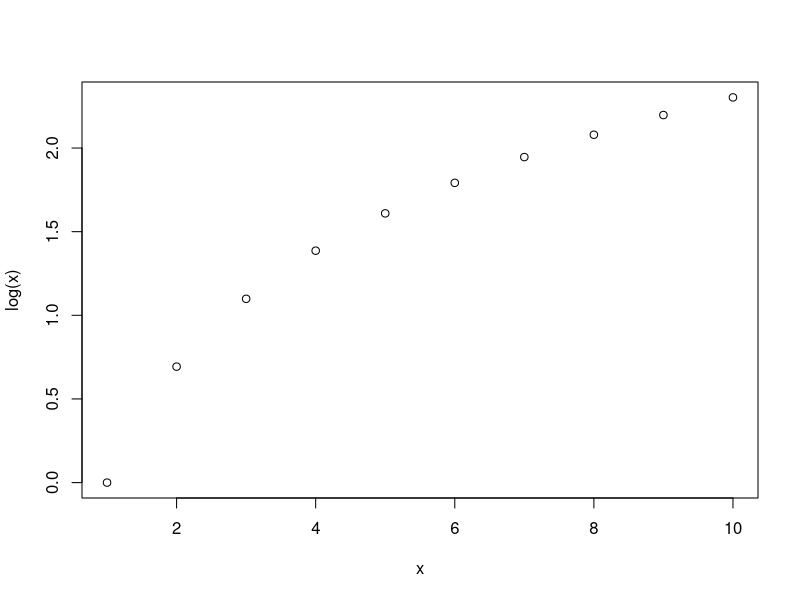
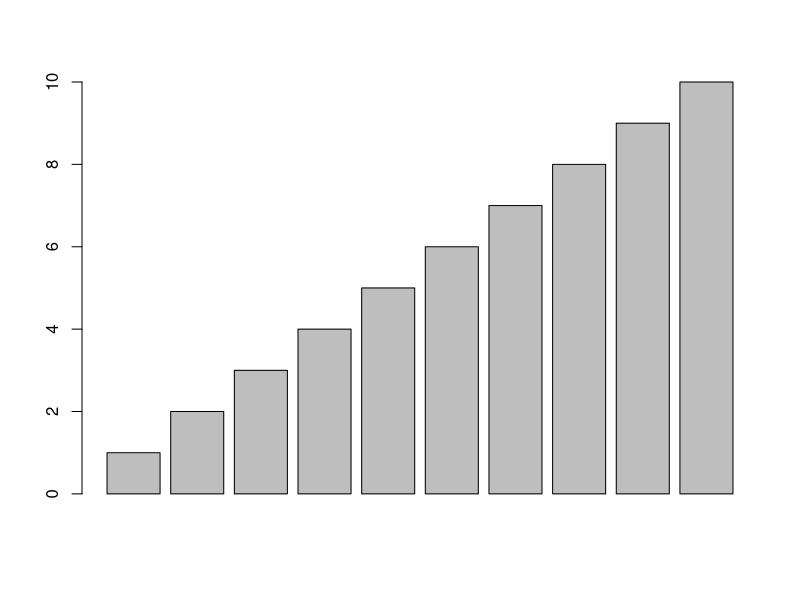

Recreate these plots in R, in order.
## ---- chunk 1
x <- c(1:10)
dots <- plot(log(x)~x)
barplot(x)
show(dots)
